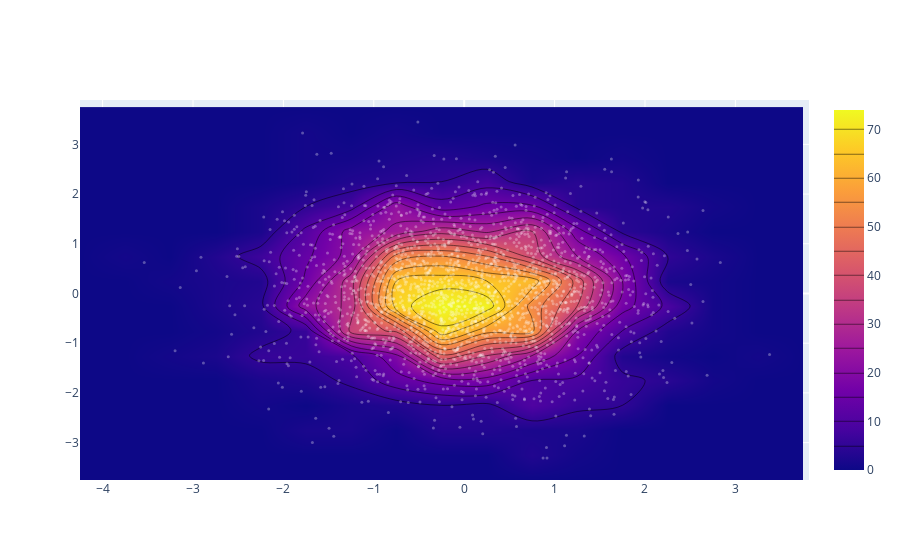

Notebook cell for this chart:
### Code cell
import plotly.graph_objs as go
import numpy as np

x = np.random.randn(2000)
y = np.random.randn(2000)
iplot([go.Histogram2dContour(x=x, y=y, contours=dict(coloring='heatmap')),
       go.Scatter(x=x, y=y, mode='markers', marker=dict(color='white', size=3, opacity=0.3))], show_link=False)

### Figure 1 — Plotly figure (JSON) as saved in the notebook; plotly's stock layout.template omitted (floating-point values rounded to 4 significant figures; data arrays with more than 128 entries replaced by an {"elided": "..."} marker saying what was removed)
{"data": [{"contours": {"coloring": "heatmap"}, "type": "histogram2dcontour", "x": {"elided": "2000 float values"}, "y": {"elided": "2000 float values"}}, {"marker": {"color": "white", "opacity": 0.3, "size": 3}, "mode": "markers", "type": "scatter", "x": {"elided": "2000 float values"}, "y": {"elided": "2000 float values"}}], "layout": {}}
